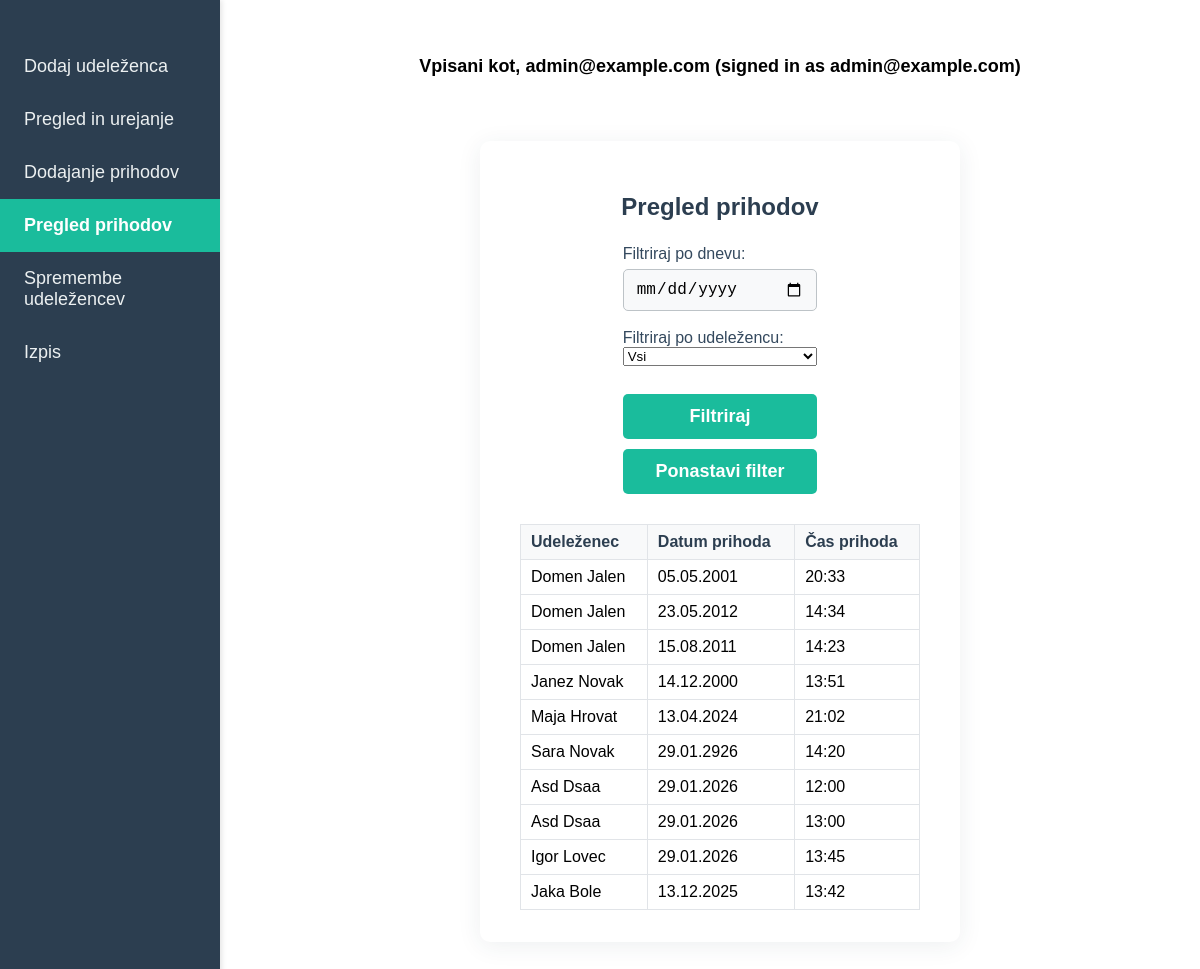
/arrivals/list/ (signed in), run on an earlier commit of the app's database.
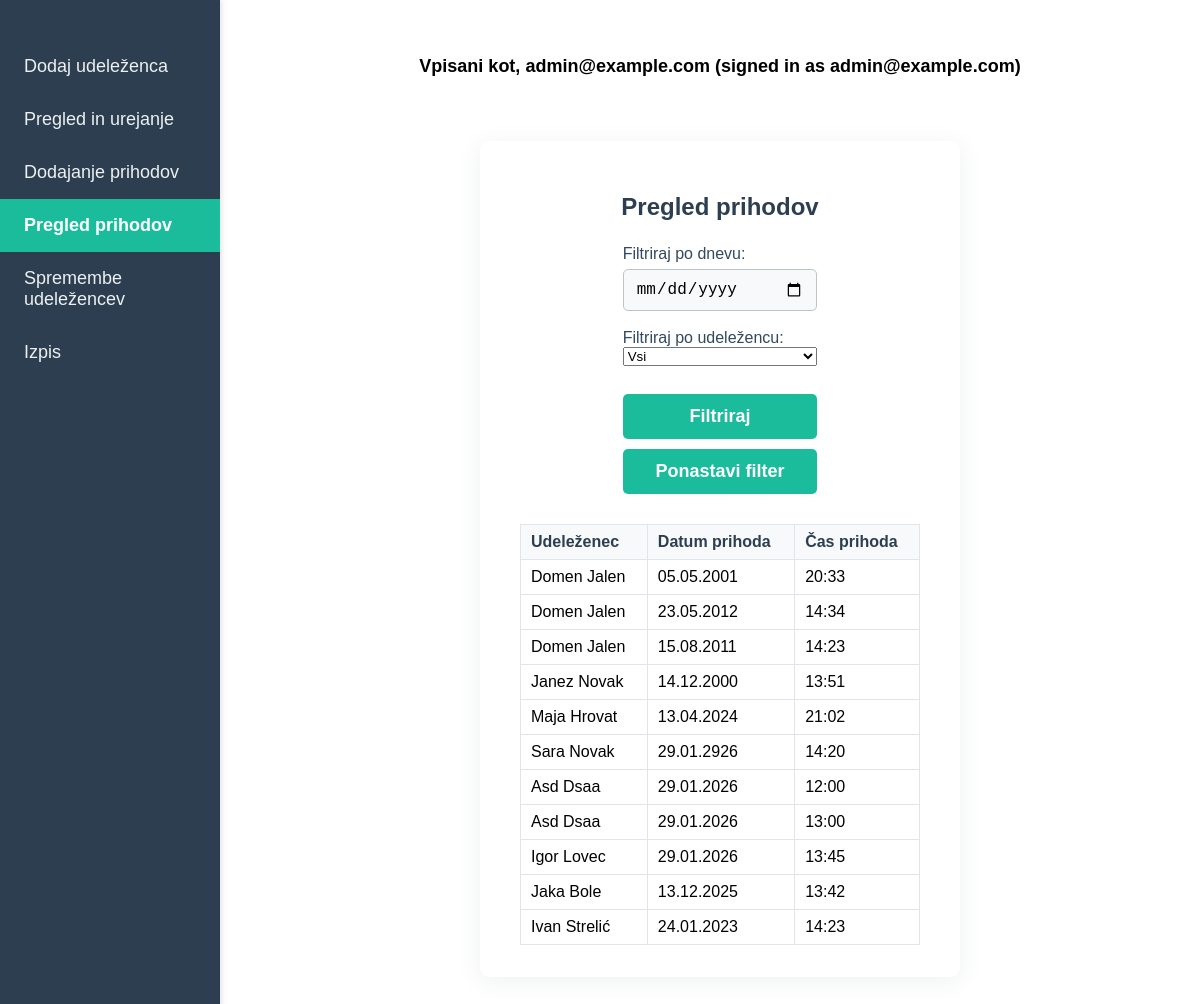
And on a later commit of the database.
### arrivals/models.py (models this page shows, shortened)
class Arrival(models.Model):
    attendee = models.ForeignKey(Attendee, on_delete=models.CASCADE)  # Povezava na udeleženca
    arrived_at = models.DateTimeField()                               # Datum in čas prihoda

### attendees/models.py (models this page shows, shortened)
class Attendee(models.Model):
    first_name = models.CharField(max_length=100)  # Ime
    last_name = models.CharField(max_length=100)   # Priimek
    birth_date = models.DateField()                # Datum rojstva
    card_number = models.CharField(max_length=50, unique=True)  # Številka kartice
    created_at = models.DateTimeField(auto_now_add=True)        # Datum vnosa

### konferenca/views.py (the view)
# urls.py: path('arrivals/list/', arrival_list, name='arrival_list'),
def arrival_list(request):
    arrivals = Arrival.objects.select_related('attendee').all()
    attendees = Attendee.objects.all()
    date = request.GET.get('date')
    if date:
        arrivals = arrivals.filter(arrived_at__date=date)
    attendee_id = request.GET.get('attendee_id')
    if attendee_id:
        arrivals = arrivals.filter(attendee_id=attendee_id)
    return render(request, 'arrival_list.html', {'arrivals': arrivals, 'attendees': attendees})

### konferenca/templates/arrival_list.html (shortened to what this page needs)
{% extends "base.html" %}
{% block content %}
<div class="form-container">
  <h2>Pregled prihodov</h2>
  <form method="get" style="margin-bottom: 18px;">
    <label>Filtriraj po dnevu:
      <input type="date" name="date" value="{{ request.GET.date }}">
    </label>
    <label>Filtriraj po udeležencu:
      <select name="attendee_id">
        <option value="">Vsi</option>
      </select>
    </label>
    <button type="submit">Filtriraj</button>
    <a href="{% url 'arrival_list' %}" class="reset-filter-btn filter-btn">Ponastavi filter</a>
  </form>
  <table style="width:100%; border-collapse:collapse;">
    <tr>
      <th>Udeleženec</th>
      <th>Datum prihoda</th>
      <th>Čas prihoda</th>
    </tr>
    {% for arrival in arrivals %}
    <tr>
      <td>{{ arrival.attendee.first_name }} {{ arrival.attendee.last_name }}</td>
      <td>{% with d=arrival.arrived_at %}{{ d.day|stringformat:'02d' }}.{{ d.month|stringformat:'02d' }}.{{ d.year }}{% endwith %}</td>
      <td>{% with t=arrival.arrived_at %}{{ t.hour|stringformat:'02d' }}:{{ t.minute|stringformat:'02d' }}{% endwith %}</td>
    </tr>
    {% empty %}
    <tr>
      <td colspan="3">Ni prihodov.</td>
    </tr>
    {% endfor %}
  </table>
</div>
{% endblock %}

What changed in the data, as far as the page shows it:
added Arrival: attendee.first_name "Ivan", attendee.last_name "Strelić", arrived_at.day "24", arrived_at.month "01", arrived_at.year "2023", arrived_at.hour "14", arrived_at.minute "23"
